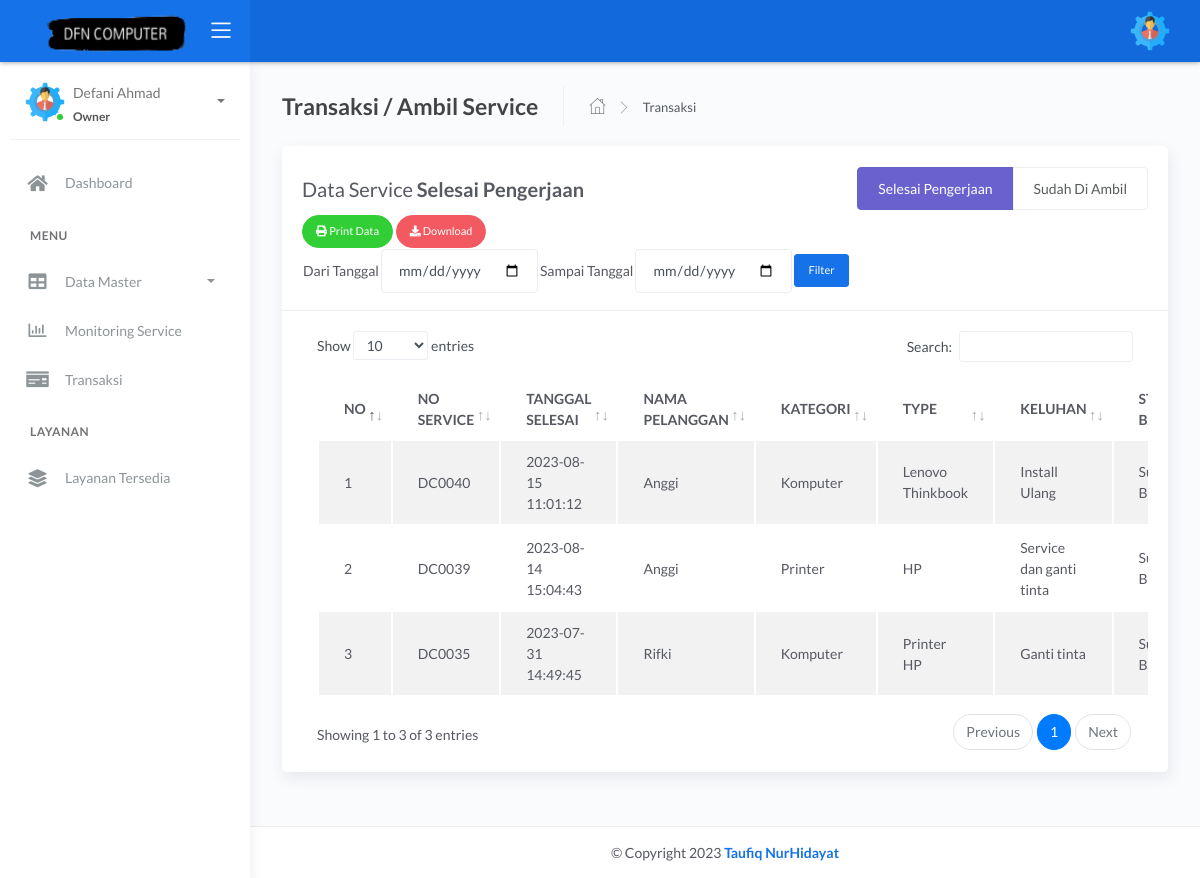
/admin/teknisi/transaksi_service.php (signed in), run on the app's committed database.
### tables this page shows
CREATE TABLE `service` (
  `no_service` int(11) NOT NULL,
  `id_pelanggan` int(11) NOT NULL,
  `kategori` varchar(255) NOT NULL,
  `type` varchar(255) NOT NULL,
  `keluhan` text NOT NULL,
  `tanggal` date DEFAULT current_timestamp(),
  `progres` varchar(255) NOT NULL,
  `keterangan` varchar(255) NOT NULL,
  `totharga` int(25) NOT NULL,
  `id_admin` int(11) NOT NULL,
  `id_order` int(11) NOT NULL,
  `tgl_update` datetime NOT NULL DEFAULT current_timestamp() ON UPDATE current_timestamp()
);

CREATE TABLE `pelanggan` (
  `id_pelanggan` int(10) NOT NULL,
  `nama` varchar(100) NOT NULL,
  `password` varchar(100) NOT NULL,
  `hp` varchar(25) NOT NULL,
  `email` varchar(100) NOT NULL,
  `jk` varchar(100) NOT NULL,
  `alamat` varchar(255) NOT NULL,
  `status` varchar(255) NOT NULL
);

### admin/teknisi/transaksi_service.php (the view, shortened to what this page needs)
<?php include 'header.php';
?>
<div class="main-panel">
    <div class="content">
        <div class="page-inner ">
            <div class="page-header">
                <h4 class="page-title">Transaksi / Ambil Service</h4>
                <ul class="breadcrumbs">
                    <li class="nav-home">
                        <a href="index.php">
                            <i class="flaticon-home"></i>
                        </a>
                    </li>
                    <li class="separator">
                        <i class="flaticon-right-arrow"></i>
                    </li>
                    <li class="nav-item">
                        <a href="transaksi_service.php">Transaksi</a>
                    </li>
                </ul>
            </div>
            <div class="row ">
                <div class="col-md-12">
                    <div class="card">
                        <div class="card-header">
                            <div class="d-flex align-items-center">
                                <h1 class="card-title">Data Service
                                    <b>
                                        Selesai Pengerjaan
                                    </b>
                                </h1>
                                <ul class="nav nav-pills nav-secondary ml-auto" id="pills-tab" role="tablist">
                                    <li class="nav-item">
                                        <a class="nav-link active" href="transaksi_service.php" role="tab" aria-controls="pills-home" aria-selected="true">Selesai Pengerjaan</a>
                                    </li>
                                    <li class="nav-item">
                                        <a class="nav-link" href="transaksi_service_diambil.php" role="tab" aria-controls="pills-profile" aria-selected="false">Sudah Di Ambil</a>
                                    </li>
                                </ul>
                            </div>
                            <?php
                            if (isset($_POST['filter'])) {
                                $dari_tgll = mysqli_real_escape_string($koneksi, $_POST['dari_tgl']);
                                $sampai_tgll = mysqli_real_escape_string($koneksi, $_POST['sampai_tgl']);
                                $_SESSION['dari_tgl'] = $dari_tgll;
                                $_SESSION['sampai_tgl'] = $sampai_tgll;
                            ?>
                                <a class="btn btn-success btn-round btn-sm ml-auto" href="print_transaksi_selesai.php" target="_blank">
                                    <i class="fa fa-print"></i>
                                    Print Data
                                </a>
                                <a class="btn btn-danger btn-round btn-sm ml-auto" href="download_transaksi_selesai.php" target="_blank">
                                    <i class="fa fa-download"></i>
                                    Download
                                </a>
                            <?php } else { ?>
                                <a class="btn btn-success btn-round btn-sm ml-auto" href="print_transaksi_selesai.php" target="_blank">
                                    <i class="fa fa-print"></i>
                                    Print Data
                                </a>
                                <a class="btn btn-danger btn-round btn-sm ml-auto" href="download_transaksi_selesai.php" target="_blank">
                                    <i class="fa fa-download"></i>
                                    Download
                                </a>
                            <?php }
                            ?>
                            <br>
                            <form method="post" action="">
                                <table>
                                    <tr>
                                        <td>Dari Tanggal </td>
                                        <td><input class="form-control" type="date" value="<?= $dari_tgll ?>" name="dari_tgl" required></td>
                                        <td>Sampai Tanggal </td>
                                        <td><input class="form-control" type="date" value="<?= $sampai_tgll ?>" name="sampai_tgl" required></td>
                                        <td><input type="submit" class="btn btn-primary btn-sm" name="filter" value="Filter"></td>
                                    </tr>
                                </table>
                            </form>
                        </div>
                        <div class="card-body">
                            <div class="table-responsive">
                                <table id="tablepembayaran" class="display table table-striped table-hover">
                                    <thead>
                                        <tr>
                                            <th>NO</th>
                                            <th>NO SERVICE</th>
                                            <th>TANGGAL SELESAI</th>
                                            <th>NAMA PELANGGAN</th>
                                            <th>KATEGORI</th>
                                            <th>TYPE</th>
                                            <th>KELUHAN</th>
                                            <th>STATUS BAYAR</th>
                                        </tr>
                                    </thead>
                                    <tbody>
                                        <?php
                                        include '../../koneksi.php';
                                        $no = 1;
                                        if (isset($_POST['filter'])) {
                                            $dari_tgl = mysqli_real_escape_string($koneksi, $_POST['dari_tgl']);
                                            $sampai_tgl = mysqli_real_escape_string($koneksi, $_POST['sampai_tgl']);
                                            $data = mysqli_query($koneksi, "SELECT service.*,
                                            pelanggan.id_pelanggan,
                                            pelanggan.nama,
                                            transaksi_midtrans.id_order,
                                            transaksi_midtrans.status_code
                                            FROM service,pelanggan, transaksi_midtrans
                                            WHERE service.id_pelanggan = pelanggan.id_pelanggan
                                            AND service.id_order = transaksi_midtrans.id_order
                                            AND progres IN ('Selesai Pengerjaan')
                                            AND tanggal BETWEEN '$dari_tgl' AND '$sampai_tgl' ORDER BY no_service DESC");
                                        } else {
                                            $data = mysqli_query($koneksi, "SELECT service.*,
                                            pelanggan.id_pelanggan,
                                            pelanggan.nama,
                                            transaksi_midtrans.id_order,
                                            transaksi_midtrans.status_code
                                            FROM service, pelanggan, transaksi_midtrans
                                            WHERE service.id_pelanggan = pelanggan.id_pelanggan
                                            AND progres IN ('Selesai Pengerjaan')
                                            AND service.id_order = transaksi_midtrans.id_order
                                            ORDER BY no_service DESC");
                                        }
                                        while ($d = mysqli_fetch_array($data)) {
                                        ?>
                                            <tr>
                                                <td><?php echo $no++; ?></td>
                                                <td>DC00<?php echo $d['no_service']; ?></td>
                                                <td><?php echo $d['tgl_update']; ?> </td>
                                                <td><?php echo $d['nama']; ?></td>
                                                <td><?php echo $d['kategori']; ?></td>
                                                <td><?php echo $d['type']; ?></td>
                                                <td><?php echo $d['keluhan']; ?></td>
                                                <td>
                                                    <?php
                                                    $status = $d['status_code'];
                                                    if ($status == 200) {
                                                        echo "Sudah Bayar";
                                                    } else {
                                                        echo "Belum Bayar";
                                                    }
                                                    ?>
                                                </td>
                                                <td>
                                                    <div class="modal fade" id="editservice_<?php echo $d['no_service']; ?>" tabindex="-1" role="dialog" aria-hidden="true">
                                                    <?php
                                                }
                                                    ?>
                                                </td>
                                            </tr>
                                    </tbody>
                                </table>
                            </div>
                        </div>
                    </div>
                </div>
            </div>
        </div>
    </div>
    <?php include 'footer.php'; ?>
</div>

### data on the page
service: no_service "40", tgl_update "2023-08-15 11:01:12", id_pelanggan.nama "Anggi", kategori "Komputer", type "Lenovo Thinkbook", keluhan "Install Ulang"
service: no_service "39", tgl_update "2023-08-14 15:04:43", id_pelanggan.nama "Anggi", kategori "Printer", type "HP", keluhan "Service dan ganti tinta"
service: no_service "35", tgl_update "2023-07-31 14:49:45", id_pelanggan.nama "Rifki", kategori "Komputer", type "Printer HP", keluhan "Ganti tinta"

### other printed values
$_SESSION['name'] "Defani Ahmad"
$_SESSION['level'] "Owner"
